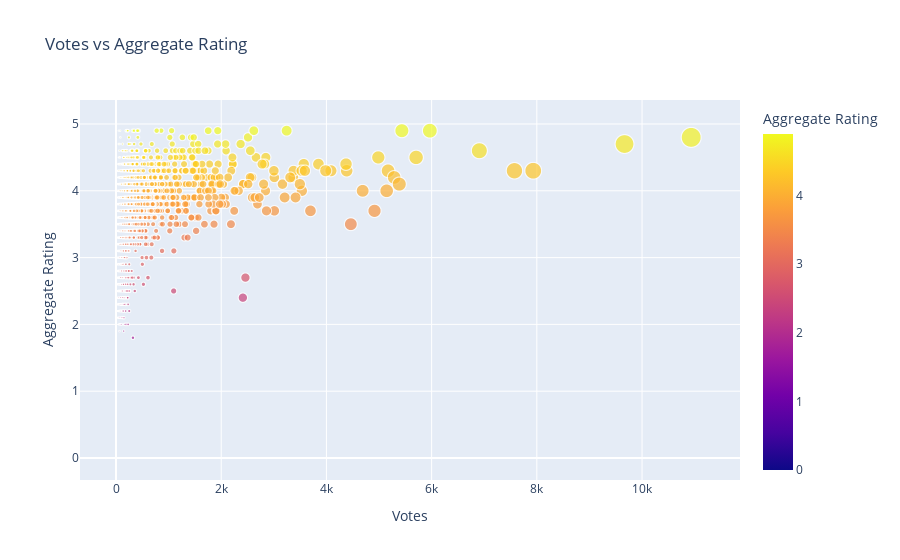

Notebook code for this chart:
### Code cell
# 2. Votes vs Aggregate Rating using Plotly (Scatter Plot)
fig1 = px.scatter(df, x='votes', y='aggregate_rating', color='aggregate_rating', 
                  size='votes', title="Votes vs Aggregate Rating",
                  labels={"votes": "Votes", "aggregate_rating": "Aggregate Rating"})
fig1.show()

### Figure 1 — Plotly figure (JSON) as saved in the notebook; plotly's stock layout.template omitted (floating-point values rounded to 4 significant figures; data arrays with more than 128 entries replaced by an {"elided": "..."} marker saying what was removed)
{"data": [{"hovertemplate": "Votes=%{marker.size}<br>Aggregate Rating=%{marker.color}<extra></extra>", "legendgroup": "", "marker": {"color": {"elided": "8672 float values"}, "coloraxis": "coloraxis", "size": {"elided": "8672 int values"}, "sizemode": "area", "sizeref": 27.34, "symbol": "circle"}, "mode": "markers", "name": "", "showlegend": false, "type": "scattergl", "x": {"elided": "8672 int values"}, "xaxis": "x", "y": {"elided": "8672 float values"}, "yaxis": "y"}], "layout": {"coloraxis": {"colorbar": {"title": {"text": "Aggregate Rating"}}, "colorscale": [[0, "#0d0887"], [0.1111, "#46039f"], [0.2222, "#7201a8"], [0.3333, "#9c179e"], [0.4444, "#bd3786"], [0.5556, "#d8576b"], [0.6667, "#ed7953"], [0.7778, "#fb9f3a"], [0.8889, "#fdca26"], [1, "#f0f921"]]}, "legend": {"itemsizing": "constant", "tracegroupgap": 0}, "title": {"text": "Votes vs Aggregate Rating"}, "xaxis": {"anchor": "y", "domain": [0, 1], "title": {"text": "Votes"}}, "yaxis": {"anchor": "x", "domain": [0, 1], "title": {"text": "Aggregate Rating"}}}}
